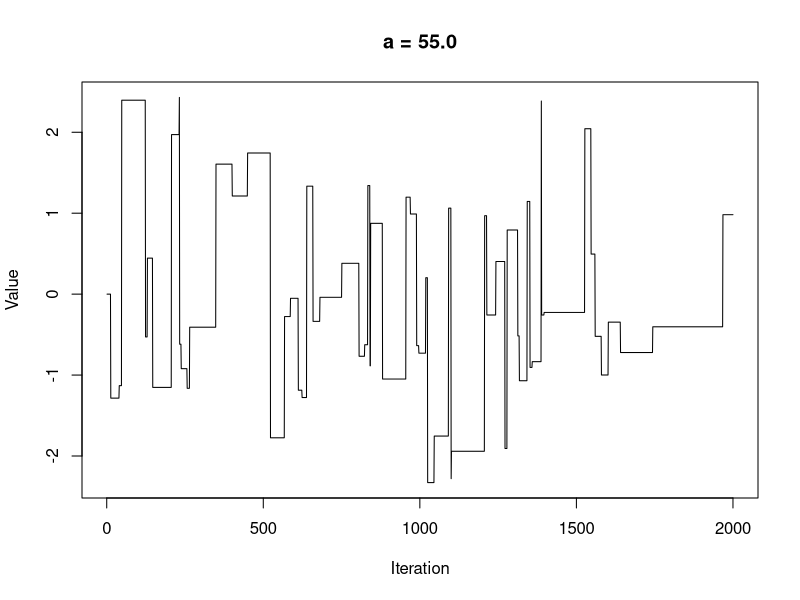
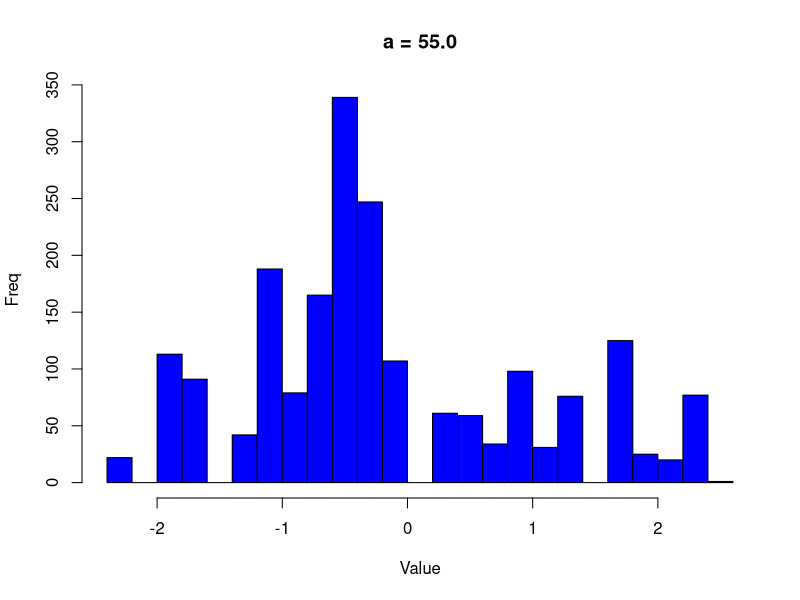
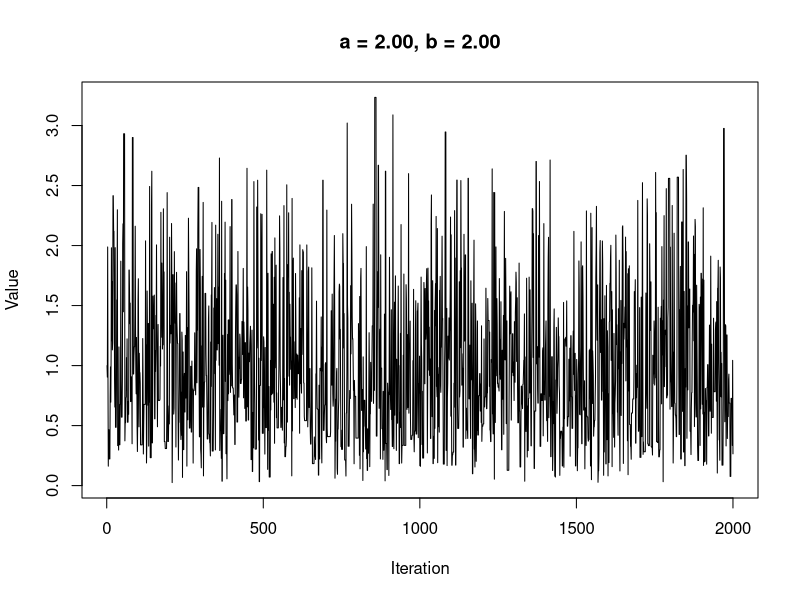
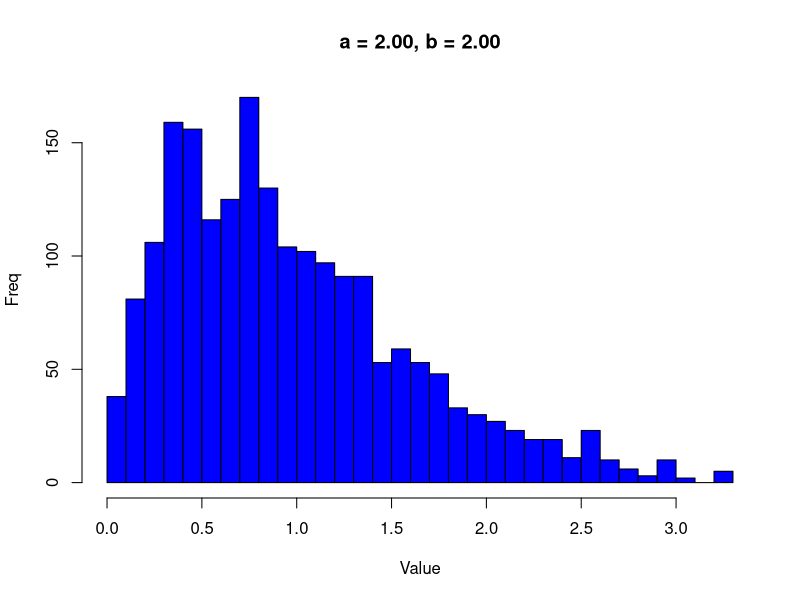

R code for these plots, in order:
# -------------------------------------------------------------
# Monte Carlo Sampling in R: Metropolis and Metropolis-Hastings
# -------------------------------------------------------------

normm<-function (Nsim, a) 
{
        vec <- vector("numeric", Nsim)
        x <- 0 #I think that this is 0 because dnorm
        vec[1] <- x #First value to zero
	  count <- 0 #Setting count to zero for acceptance rate
        for (i in 2:Nsim) { 
                innov <- runif(1, -a, a) #innov from unif distribution
                Xstar <- x + innov #Adding "noise" x and putting that to Xstar
                aprob <- min(1, dnorm(Xstar)/dnorm(x)) #Calculating acceptance probability
                u <- runif(1)
                if (u < aprob){ #Checking acceptance
                        x <- Xstar #Updating x
				count <- count+1 #Count++
		    }
                vec[i] <- x #x_i to vec_i
        }
	  rate <- count/(Nsim-1) #Calculating acceptance rate
	  list(vec=vec, rate=rate) #Returns
}

set.seed(33)
Nsim <- 2000
a <- 55	#Tune here!
result <- normm(Nsim, a)
print(result$rate)
plot(result$vec, type = "l", xlab = "Iteration", 
	ylab = "Value", main = sprintf("a = %.1f", a))

hist(result$vec, breaks = 30, col = "blue", 
xlab = "Value", ylab = "Freq", main = sprintf("a = %.1f", a))


#---------------------------------------------------------------


gammh<-function (Nsim, a, b) #MH algorithm for gamma distribution
{
        mu <- a/b		#Mean of gamma
        sig <- sqrt(a/(b * b))	#Deviation of gamma
        vec <- vector("numeric", Nsim)
        x <- a/b
        vec[1] <- x
        for (i in 2:Nsim) {
             can <- rnorm(1, mu, sig) #From standard distribution
		 #Point here below is that if can is more dense in gamma and in norm,
		 #then there is a high propability to choose the second elemt of min()
		 #instead of 1
             aprob <- min(1, (dgamma(can, a, b)/dgamma(x, 
             a, b))/(dnorm(can, mu, sig)/dnorm(x,mu, sig)))
                u <- runif(1) #U from uniformal dist.
                if (u < aprob) #Checking acceptance
                        x <- can #Updating x
                vec[i] <- x #save to vec
        }
        vec #return
}
set.seed(33)
Nsim = 2000
a = 2				#Modify!
b = 2				#Modify!
vec = gammh(Nsim, a, b)

plot(vec, type = "l", xlab = "Iteration", 
	ylab = "Value", main = sprintf("a = %.2f, b = %.2f", a, b))

hist(vec, breaks = 30, col = "blue", 
xlab = "Value", ylab = "Freq", main = sprintf("a = %.2f, b = %.2f", a, b))












